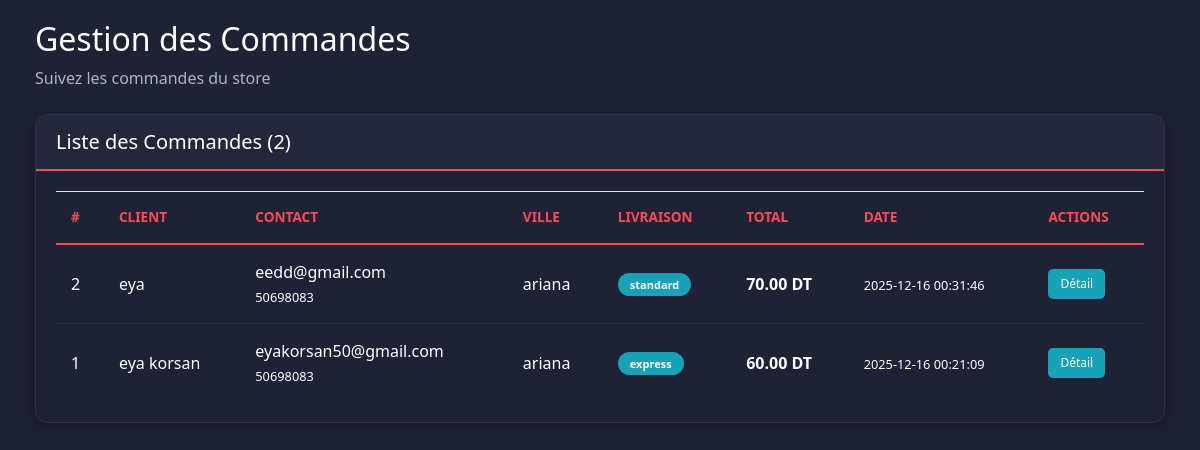
The app's page /view/backoffice/orders/orders-list.php with its own data.
### tables this page shows
CREATE TABLE `orders` (
  `id` int(11) NOT NULL,
  `utilisateur_id` int(11) NOT NULL,
  `name` varchar(255) NOT NULL,
  `email` varchar(150) NOT NULL,
  `phone` varchar(20) NOT NULL,
  `address` text NOT NULL,
  `city` varchar(100) NOT NULL,
  `shipping` enum('standard','express') NOT NULL DEFAULT 'standard',
  `total` decimal(10,2) NOT NULL,
  `payment_method` enum('online','onsite') NOT NULL DEFAULT 'online',
  `status` enum('pending','confirmed','shipped','delivered','cancelled') NOT NULL DEFAULT 'pending',
  `created_at` timestamp NOT NULL DEFAULT current_timestamp(),
  `updated_at` timestamp NOT NULL DEFAULT current_timestamp() ON UPDATE current_timestamp()
);

### db_config.php (called while the page is built, shortened)
<?php
if (!class_exists('config')) {
    class config
    {
        public static function getConnexion()
        {
            $host = "localhost";
            $db   = "projetweb3";
            $user = "root";
            $pass = "";
            $dsn = "mysql:host=$host;dbname=$db;charset=utf8";
            try {
                $pdo = new PDO($dsn, $user, $pass);
                $pdo->setAttribute(PDO::ATTR_ERRMODE, PDO::ERRMODE_EXCEPTION);
                return $pdo;
            } catch (PDOException $e) {
                die("Erreur de connexion : " . $e->getMessage());
            }
        }
    }
}

### controller/AdminOrderController.php (called while the page is built, shortened)
<?php
require_once __DIR__ . '/../db_config.php';
class AdminOrderController {
    private $db;
    public function __construct() {
        $this->db = config::getConnexion();
    }
    public function index() {
        $orders = [];
        try {
            $stmt = $this->db->prepare("SELECT id, name, email, phone, address, city, shipping, total, created_at FROM orders ORDER BY created_at DESC");
            $stmt->execute();
            $orders = $stmt->fetchAll(PDO::FETCH_ASSOC);
        } catch (PDOException $e) {}
        return $orders;
    }
}
?>

### view/backoffice/orders/orders-list.php (the view, shortened to what this page needs)
<?php
require_once __DIR__ . '/../../../controller/AdminOrderController.php';
$orderC = new AdminOrderController();
$orders = $orderC->index();
$ordersAssetsBase = (defined('BASE_URL') ? BASE_URL : '') . 'view/backoffice/assets/ordersotrepartenairesassets/';
?>
<!DOCTYPE html>
<html lang="fr">
<head>
    <link rel="stylesheet" href="<?php echo $ordersAssetsBase; ?>css/bootstrap.min.css" />
    <link rel="stylesheet" href="<?php echo $ordersAssetsBase; ?>css/all.css" />
    <link rel="stylesheet" href="<?php echo $ordersAssetsBase; ?>css/custom-backoffice.css" />
</head>
<body>
    <div id="content">
        <div class="container-fluid">
            <div class="d-flex justify-content-between align-items-center mb-4">
                <div>
                    <h2>Gestion des Commandes</h2>
                    <p style="color: var(--text-muted); margin: 0;">Suivez les commandes du store</p>
                </div>
            </div>
            <div class="card">
                <div class="card-header">
                    <h5 class="mb-0">Liste des Commandes (<?php echo count($orders); ?>)</h5>
                </div>
                <div class="card-body">
                    <div class="table-responsive">
                        <table class="table table-hover">
                            <thead>
                                <tr>
                                    <th>#</th>
                                    <th>Client</th>
                                    <th>Contact</th>
                                    <th>Ville</th>
                                    <th>Livraison</th>
                                    <th>Total</th>
                                    <th>Date</th>
                                    <th>Actions</th>
                                </tr>
                            </thead>
                            <tbody>
                                <?php if (empty($orders)): ?>
                                    <tr>
                                        <td colspan="8" class="text-center py-5">Aucune commande</td>
                                    </tr>
                                <?php else: ?>
                                    <?php foreach ($orders as $i => $o): ?>
                                        <tr>
                                            <td><?php echo (int)$o['id']; ?></td>
                                            <td><?php echo htmlspecialchars($o['name']); ?></td>
                                            <td>
                                                <div><?php echo htmlspecialchars($o['email']); ?></div>
                                                <small><?php echo htmlspecialchars($o['phone']); ?></small>
                                            </td>
                                            <td><?php echo htmlspecialchars($o['city']); ?></td>
                                            <td><span class="badge badge-info"><?php echo htmlspecialchars($o['shipping']); ?></span></td>
                                            <td><strong><?php echo number_format((float)$o['total'], 2); ?> DT</strong></td>
                                            <td><small><?php echo htmlspecialchars($o['created_at']); ?></small></td>
                                            <td>
                                                <a href="../router.php?controller=AdminOrder&action=show&id=<?php echo (int)$o['id']; ?>" class="btn btn-sm btn-info">Détail</a>
                                            </td>
                                        </tr>
                                    <?php endforeach; ?>
                                <?php endif; ?>
                            </tbody>
                        </table>
                    </div>
                </div>
            </div>
        </div>
    </div>
</body>
</html>

### view/backoffice/assets/ordersotrepartenairesassets/css/custom-backoffice.css (style rules this page uses)
:root { --primary-color: #ff4a57; --primary-light: #ff6b7a; --secondary-color: #1f2235; --accent-color: #24263b; --text-color: #ffffff; --text-muted: #b0b3c1; --sidebar-width: 250px; --success: #28a745; --warning: #ffc107; --danger: #dc3545; --info: #17a2b8; --border-color: #2d3047; }
body { background-color: var(--secondary-color); color: var(--text-color); font-family: 'Segoe UI', Tahoma, Geneva, Verdana, sans-serif; margin: 0; padding: 0; }
#content { width: calc(100% - var(--sidebar-width)); margin-left: var(--sidebar-width); padding: 30px; background: var(--secondary-color); min-height: 100vh; }
.card { border: none; border-radius: 12px; background: var(--accent-color); margin-bottom: 20px; box-shadow: 0 4px 15px rgba(0, 0, 0, 0.3); border: 1px solid var(--border-color); overflow: hidden; }
.card-header { background: var(--accent-color); border-bottom: 2px solid var(--primary-color); color: var(--text-color); font-weight: 700; padding: 15px 20px; }
.card-header h5 { margin: 0; color: var(--text-color); }
.card-body { padding: 20px; background: var(--secondary-color); }
.table { color: var(--text-color); margin: 0; }
.table thead th { border-bottom: 2px solid var(--primary-color); color: var(--primary-color); font-weight: 700; text-transform: uppercase; font-size: 0.85rem; padding: 15px; }
.table tbody td { padding: 15px; border-bottom: 1px solid var(--border-color); vertical-align: middle; }
.table tbody tr:last-child td { border-bottom: none; }
.btn-sm { padding: 6px 12px; font-size: 12px; border-radius: 5px; }
.btn-info { background: var(--info); border: none; color: white; }
.badge { border-radius: 15px; padding: 6px 12px; font-size: 11px; font-weight: 600; display: inline-block; }
.badge-info { background: var(--info); color: white; }

### view/backoffice/orders/orders-list.php (style rules this page uses)
html, body { margin: 0 !important; padding: 0 !important; height: 100%; overflow-x: hidden; }
#content { margin-left: 0 !important; padding: 20px !important; width: 100% !important; min-height: 100vh; }

### records on screen
orders: id "2", name "eya", email "eedd@gmail.com", phone "50698083", city "ariana", shipping "standard", total "70.00", created_at "2025-12-16 00:31:46"
orders: id "1", name "eya korsan", email "eyakorsan50@gmail.com", phone "50698083", city "ariana", shipping "express", total "60.00", created_at "2025-12-16 00:21:09"

### other values on screen
count($orders) "2"
